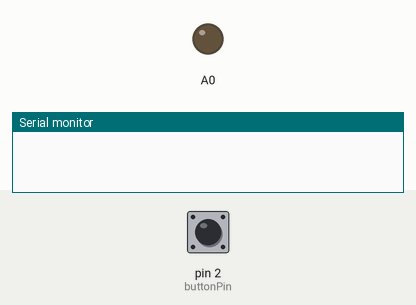
This sketch was run on a simulated Arduino Uno, built with avr-gcc and run on an emulated ATmega328P. On the bench: output pins drawn as LEDs (lit = HIGH), the last lines printed to the serial monitor. The test bench sets the inputs (shaded band); at power-on: pin 2 (buttonPin) HIGH.

Above: at 1.2 s.
1.3 s: pin 2 (buttonPin) pulled LOW for 0.15 s
2.9 s: pin 2 (buttonPin) pulled LOW for 1 s
At 4.6 s:
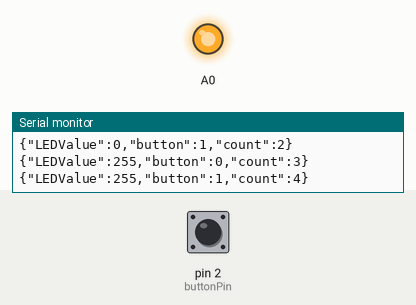
5.4 s: pin 2 (buttonPin) pulled LOW for 0.15 s
At 6.5 s:
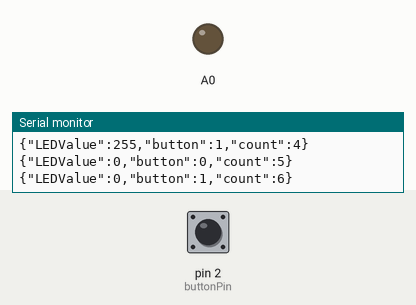
Timing chart, 0 to 8.4 s (numbered marks = the images above; inputs shaded):
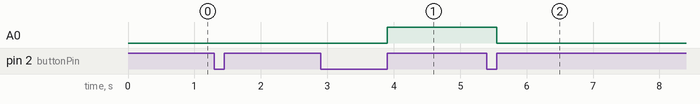

The sketch:

week1-test-connected.ino
```cpp
/*week1 class Connected Devices and Networked Interaction
 * reference from https://github.com/tigoe/html-for-conndev/blob/main/serialport/
 * LED connected to A0
 * pushbutton connected to pinD2 and ground
 * Siyuan Zan 07/02/2021
 */

 #include <Arduino_JSON.h>

const int buttonPin=2;
int lastButtonState=HIGH;
int lastLEDValue=0;
int count=0;

bool inputsChanges=false;

JSONVar outgoing;

void setup() {
  // put your setup code here, to run once:
Serial.begin(9600);
pinMode(buttonPin,INPUT_PULLUP);

outgoing["LEDValue"]=0;
outgoing["button"]=0;
outgoing["count"]=0;
}

void loop() {
int buttonState = digitalRead(buttonPin);

if(buttonState!=lastButtonState){
  outgoing["button"]=buttonState;

  lastButtonState=buttonState;
  inputsChanges = true;
  count++;
  outgoing["count"]=count;
}


if(inputsChanges){

Serial.println(outgoing);
inputsChanges=false;

if(buttonState==1 && count%2==0){
   outgoing["LEDValue"]=255;
  analogWrite(A0,0);


}
if(buttonState==1 && count%4==0){
  outgoing["LEDValue"]=0;
  analogWrite(A0,255);


}

}


}
```

Measured:
- after the input at 2.9 s, A0: LOW → HIGH after 1.0 s
- after the input at 5.4 s, A0: HIGH → LOW after 0.15 s
